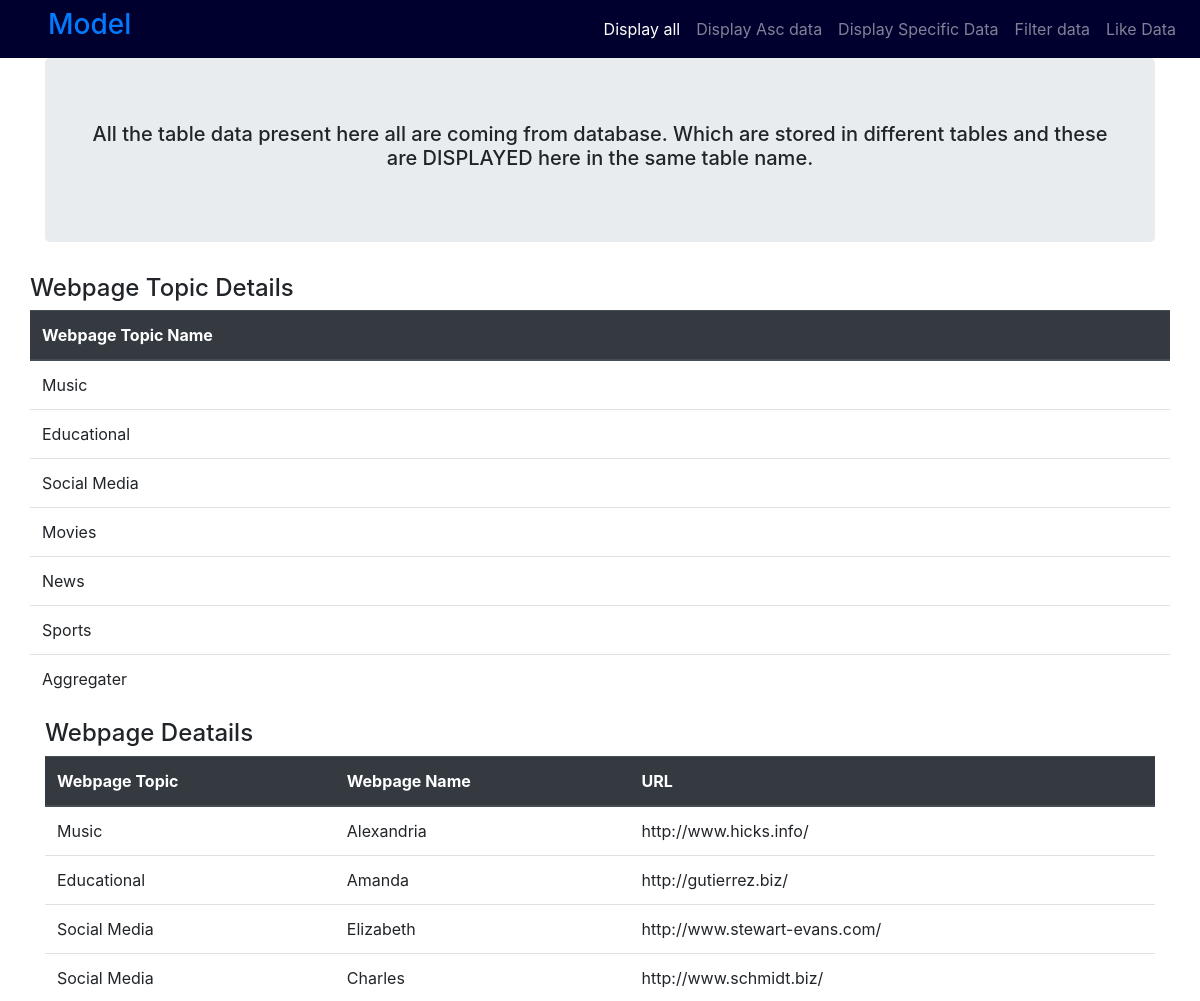
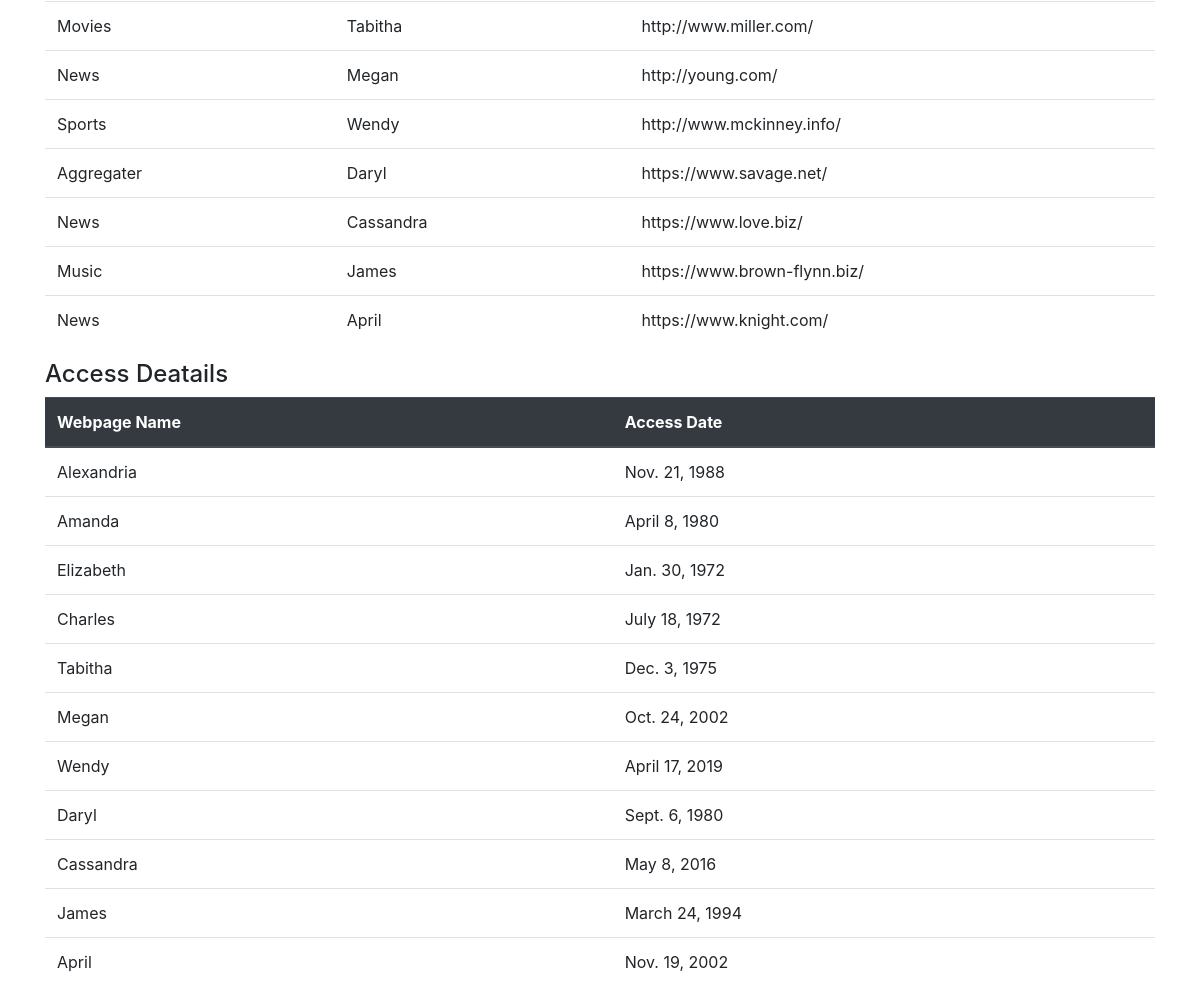
Screenshot of //display with the database file from the repository (2 pictures, top to bottom).
### myapp/models.py (models this page shows, shortened)
class Topic(models.Model):
    top_name = models.CharField(max_length=120, primary_key=True)
    def __str__(self):
        return self.top_name

class Webpage(models.Model):
    top_name = models.ForeignKey(Topic, on_delete=models.CASCADE)
    name = models.CharField(max_length=50, primary_key=True)
    url = models.URLField(unique=True)
    def __str__(self):
        return self.name

class Access_Details(models.Model):
    name = models.ForeignKey(Webpage, on_delete=models.CASCADE)
    date = models.DateField(unique=True)

### myapp/views.py (the view)
# urls.py: path('/display',views.display, name='display'),
def display(request):
    data_topic = Topic.objects.all() # Topic is the Class name / Table name
    data_webpage = Webpage.objects.all() # Webpage is the Class name / Webpage name
    data_access_details = Access_Details.objects.all() # Access_Details is the Class name / Webpage name
    top = {'topics':data_topic, 'webpages':data_webpage, 'access_details':data_access_details}
    return render(request, "display.html", context=top)

### myapp/templates/display.html (shortened to what this page needs)
{% extends "index.html" %}
{% block body_block %}
<div class="container">
  <div class="jumbotron">
  <h5 align="center">
      All the table data present here all are coming from database.
      Which are stored in different tables and these are DISPLAYED here in the same table name.
  </h5>
  </div>
  </div>
<div class="container">
  <div class="row">
      {% if topics %}
      <strong><h4>Webpage Topic Details</h4></strong>
      <table class="table align-center">
          <thead class="thead-dark">
          <tr>
              <th scope="col">Webpage Topic Name</th>
          </tr>
          </thead>
          <tbody>
              {% for topic in topics %}
          <tr>
              <td>{{topic.top_name}}</td>
          </tr>
          {% endfor %}
          </tbody>
      </table>
    {% else %}
          <h1>No Data Found</h1>
  {% endif %}
  </div>
  </div>
  <div class="container">
      {% if webpages %}
      <strong><h4>Webpage Deatails</h4></strong>
      <table class="table">
          <thead class="thead-dark">
            <tr>
                  <th scope="col">Webpage Topic</th>
                  <th scope="col">Webpage Name</th>
                  <th scope="col">URL</th>
            </tr>
          </thead>
          <tbody>
              {% for webpage in webpages %}
            <tr>
              <td>{{webpage.top_name}}</td>
              <td>{{webpage.name}}</td>
              <td>{{webpage.url}}</td>
            </tr>
            {% endfor %}
          </tbody>
      </table>
      {% endif %}
  </div>
  <div class="container">
      {% if access_details %}
      <strong><h4>Access Deatails</h4></strong>
      <table class="table">
          <thead class="thead-dark">
            <tr>
                  <th scope="col">Webpage Name</th>
                  <th scope="col">Access Date</th>
            </tr>
          </thead>
          <tbody>
              {% for access_detail in access_details %}
            <tr>
              <td>{{access_detail.name}}</td>
              <td>{{access_detail.date}}</td>
            </tr>
            {% endfor %}
          </tbody>
      </table>
      {% endif %}
  </div>
{% endblock body_block %}

### myapp/templates/index.html (shortened to what this page needs)
<!DOCTYPE html>
<html lang="en">
<head>
    <link rel="stylesheet" href="https://stackpath.bootstrapcdn.com/bootstrap/4.4.1/css/bootstrap.min.css">
</head>
<body>
    <nav class="navbar navbar-expand-lg navbar-dark" style="background-color: #00002E;">
        <a class="navbar-brand" href="#">
          <h3> <a href="{% url 'myapp:index' %}">Model </a></h3>
        </a>
        <div class="collapse navbar-collapse" id="navbarNavAltMarkup">
          <div class="navbar-nav ml-auto">
              <li><a class="nav-link active" href="{% url 'myapp:display' %}">Display all</a></li>
              <li><a class="nav-link" href="{% url 'myapp:display_asc' %}">Display Asc data</a></li>
              <li><a class="nav-link" href="{% url 'myapp:display_specific' %}">Display Specific Data</a></li>
              <li><a class="nav-link" href="{% url 'myapp:filter_data' %}">Filter data</a></li>
              <li><a class="nav-link" href="{% url 'myapp:like_data' %}">Like Data</a></li>
          </div>
        </div>
      </nav>
    {% block body_block %}{% endblock body_block %}
</body>
</html>

### rows the page displays
Topic: top_name "Music"
Topic: top_name "Educational"
Topic: top_name "Social Media"
Topic: top_name "Movies"
Topic: top_name "News"
Topic: top_name "Sports"
Topic: top_name "Aggregater"
Webpage: top_name "Music", name "Alexandria", url "http://www.hicks.info/"
Webpage: top_name "Educational", name "Amanda", url "http://gutierrez.biz/"
Webpage: top_name "Social Media", name "Elizabeth", url "http://www.stewart-evans.com/"
Webpage: top_name "Social Media", name "Charles", url "http://www.schmidt.biz/"
Webpage: top_name "Movies", name "Tabitha", url "http://www.miller.com/"
Webpage: top_name "News", name "Megan", url "http://young.com/"
Webpage: top_name "Sports", name "Wendy", url "http://www.mckinney.info/"
Webpage: top_name "Aggregater", name "Daryl", url "https://www.savage.net/"
Webpage: top_name "News", name "Cassandra", url "https://www.love.biz/"
Webpage: top_name "Music", name "James", url "https://www.brown-flynn.biz/"
Webpage: top_name "News", name "April", url "https://www.knight.com/"
Access_Details: name "Alexandria", date "Nov. 21, 1988"
Access_Details: name "Amanda", date "April 8, 1980"
Access_Details: name "Elizabeth", date "Jan. 30, 1972"
Access_Details: name "Charles", date "July 18, 1972"
Access_Details: name "Tabitha", date "Dec. 3, 1975"
Access_Details: name "Megan", date "Oct. 24, 2002"
Access_Details: name "Wendy", date "April 17, 2019"
Access_Details: name "Daryl", date "Sept. 6, 1980"
Access_Details: name "Cassandra", date "May 8, 2016"
Access_Details: name "James", date "March 24, 1994"
Access_Details: name "April", date "Nov. 19, 2002"
